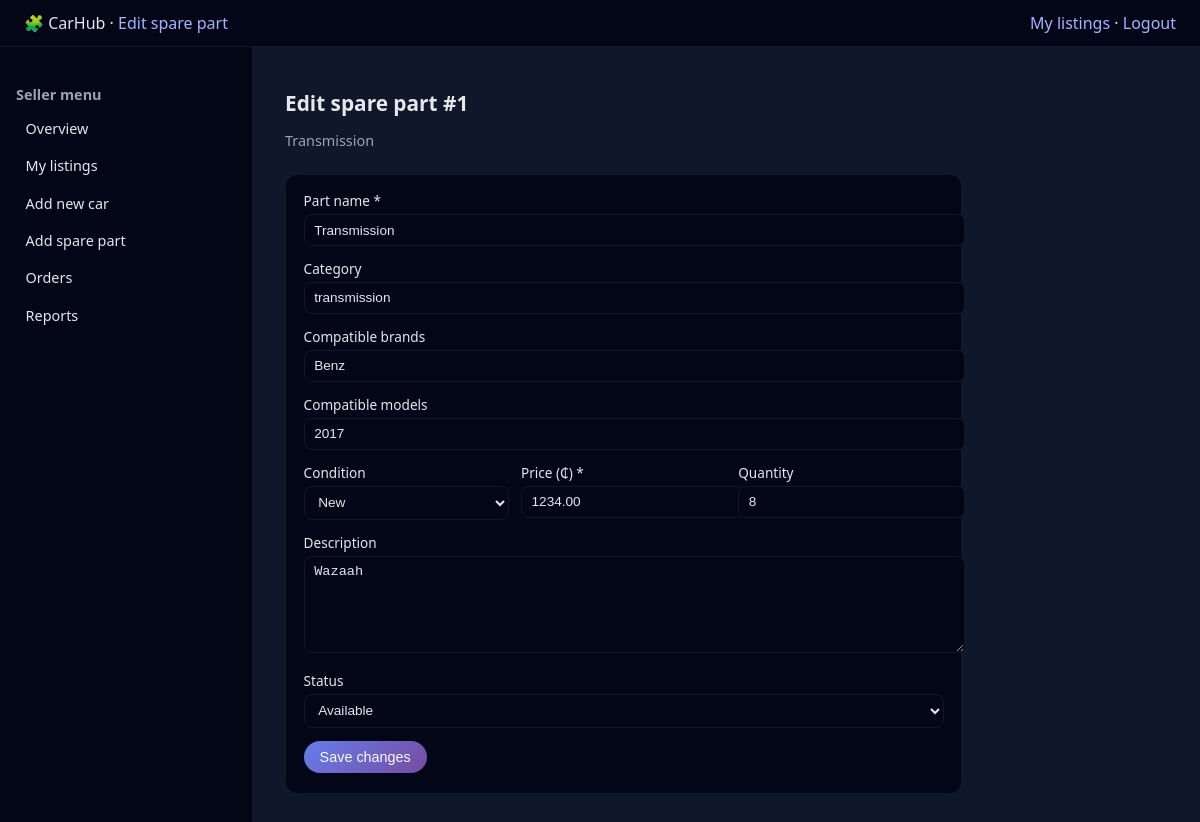
The page /edit-spare-part.php?id=1 (signed in) on the database its author committed.
### tables this page shows
CREATE TABLE IF NOT EXISTS `spare_parts` (
  `spare_part_id` int NOT NULL AUTO_INCREMENT,
  `seller_id` int NOT NULL,
  `name` varchar(255) NOT NULL,
  `category` enum('engine','transmission','brakes','suspension','electrical','body','interior','exhaust','cooling','fuel_system','other') NOT NULL,
  `compatible_brands` text,
  `compatible_models` text,
  `price` decimal(10,2) NOT NULL,
  `condition` enum('new','used','refurbished') NOT NULL,
  `quantity` int DEFAULT '1',
  `description` text,
  `status` enum('available','out_of_stock','removed') DEFAULT 'available',
  `approved_by` int DEFAULT NULL,
  `approval_status` enum('pending','approved','rejected') DEFAULT 'pending',
  `approval_date` timestamp NULL DEFAULT NULL,
  `created_at` timestamp NOT NULL DEFAULT CURRENT_TIMESTAMP,
  `updated_at` timestamp NOT NULL DEFAULT CURRENT_TIMESTAMP ON UPDATE CURRENT_TIMESTAMP,
  PRIMARY KEY (`spare_part_id`),
  KEY `approved_by` (`approved_by`),
  KEY `idx_spare_part_seller` (`seller_id`),
  KEY `idx_spare_part_status` (`status`),
  KEY `idx_spare_part_category` (`category`),
  KEY `idx_spare_part_approval_status` (`approval_status`)
);

### edit-spare-part.php (the view, shortened to what this page needs)
<?php
$db = (new Database())->getConnection();
$partId = isset($_GET['id']) ? (int)$_GET['id'] : 0;
$part = null;
try {
    $sql = "SELECT * FROM spare_parts WHERE spare_part_id = :id";
    $stmt = $db->prepare($sql);
    $stmt->execute([':id' => $partId]);
    $part = $stmt->fetch(PDO::FETCH_ASSOC);
} catch (Exception $e) {
    die("Error loading part.");
}
function h($v) { return htmlspecialchars($v ?? '', ENT_QUOTES, 'UTF-8'); }
?>
<!DOCTYPE html>
<html lang="en">
<head>
</head>
<body>
<header class="topbar">
    <div>🧩 CarHub · <span style="color:#a5b4fc;">Edit spare part</span></div>
    <div>
  <a href="my-listings.php">My listings</a> ·
  <a href="../logout.php">Logout</a>
</div>
</header>
<div class="layout">
    <aside class="sidebar">
        <h3>Seller menu</h3>
        <ul>
            <li><a href="dashboard.php">Overview</a></li>
            <li><a href="my-listings.php">My listings</a></li>
            <li><a href="add-car.php">Add new car</a></li>
            <li><a href="add-spare-part.php">Add spare part</a></li>
            <li><a href="orders.php">Orders</a></li>
            <li><a href="reports.php">Reports</a></li>
        </ul>
    </aside>
    <main class="main">
        <h1 class="page-title">Edit spare part #<?php echo $partId; ?></h1>
        <p class="page-subtitle"><?php echo h($part['name']); ?></p>
        <section class="card">
            <form method="post">
                <div class="form-group">
                    <label>Part name *</label>
                    <input type="text" name="name" value="<?php echo h($part['name']); ?>" required>
                </div>
                <div class="form-group">
                    <label>Category</label>
                    <input type="text" name="category" value="<?php echo h($part['category']); ?>">
                </div>
                <div class="form-group">
                    <label>Compatible brands</label>
                    <input type="text" name="compatible_brands" value="<?php echo h($part['compatible_brands']); ?>">
                </div>
                <div class="form-group">
                    <label>Compatible models</label>
                    <input type="text" name="compatible_models" value="<?php echo h($part['compatible_models']); ?>">
                </div>
                <div class="form-row">
                    <div class="form-group">
                        <label>Condition</label>
                        <select name="condition">
                            <option value="new"        <?php if ($part['condition']==='new') echo 'selected'; ?>>New</option>
                        </select>
                    </div>
                    <div class="form-group">
                        <label>Price (₵) *</label>
                        <input type="number" step="0.01" name="price" value="<?php echo h($part['price']); ?>" required>
                    </div>
                    <div class="form-group">
                        <label>Quantity</label>
                        <input type="number" name="quantity" value="<?php echo h($part['quantity']); ?>" min="0">
                    </div>
                </div>
                <div class="form-group">
                    <label>Description</label>
                    <textarea name="description"><?php echo h($part['description']); ?></textarea>
                </div>
                <div class="form-group">
                    <label>Status</label>
                    <select name="status">
                        <option value="available" <?php if ($part['status']==='available') echo 'selected'; ?>>Available</option>
                    </select>
                </div>
                <button type="submit" class="btn btn-primary">Save changes</button>
            </form>
        </section>
    </main>
</div>
</body>
</html>

### edit-spare-part.php (style rules this page uses)
body { margin:0;font-family:system-ui,-apple-system,BlinkMacSystemFont,"Segoe UI",sans-serif;background:#0f172a;color:#e5e7eb; }
a { color:#a5b4fc;text-decoration:none; }
.topbar { display:flex;justify-content:space-between;align-items:center;padding:0.75rem 1.5rem;background:#020617;border-bottom:1px solid #111827; }
.layout { display:flex;min-height:calc(100vh - 52px); }
.sidebar { width:220px;background:#020617;border-right:1px solid #111827;padding:1.5rem 1rem;font-size:0.9rem; }
.sidebar h3 { font-size:0.9rem;color:#9ca3af;margin-bottom:0.5rem; }
.sidebar ul { list-style:none;padding:0;margin:0; }
.sidebar li { margin-bottom:0.35rem; }
.sidebar a { display:block;padding:0.4rem 0.6rem;border-radius:0.5rem;color:#e5e7eb; }
.main { flex:1;padding:1.75rem 2rem; }
.card { background:#020617;border-radius:0.75rem;padding:1rem 1.1rem 1.25rem;border:1px solid #111827;margin-bottom:1rem;max-width:640px; }
.page-title { font-size:1.3rem;margin-bottom:0.25rem; }
.page-subtitle { font-size:0.9rem;color:#9ca3af;margin-bottom:1.5rem; }
.form-group { margin-bottom:0.85rem; }
.form-group label { display:block;font-size:0.85rem;margin-bottom:0.25rem; }
.form-group input,.form-group textarea,.form-group select { width:100%;padding:0.45rem 0.6rem;border-radius:0.5rem;border:1px solid #111827;background:#020617;color:#e5e7eb;font-size:0.85rem; }
textarea { min-height:80px;resize:vertical; }
.form-row { display:flex;gap:0.75rem; }
.form-row .form-group { flex:1; }
.btn { padding:0.5rem 1rem;border-radius:999px;border:none;font-size:0.9rem;cursor:pointer; }
.btn-primary { background:linear-gradient(135deg,#667eea,#764ba2);color:#f9fafb; }

### rows shown on the page
spare_parts: name "Transmission", category "transmission", compatible_brands "Benz", compatible_models "2017", condition "New", price "1234.00", quantity "8", description "Wazaah", status "Available"

### other values the page prints
$partId "1"
